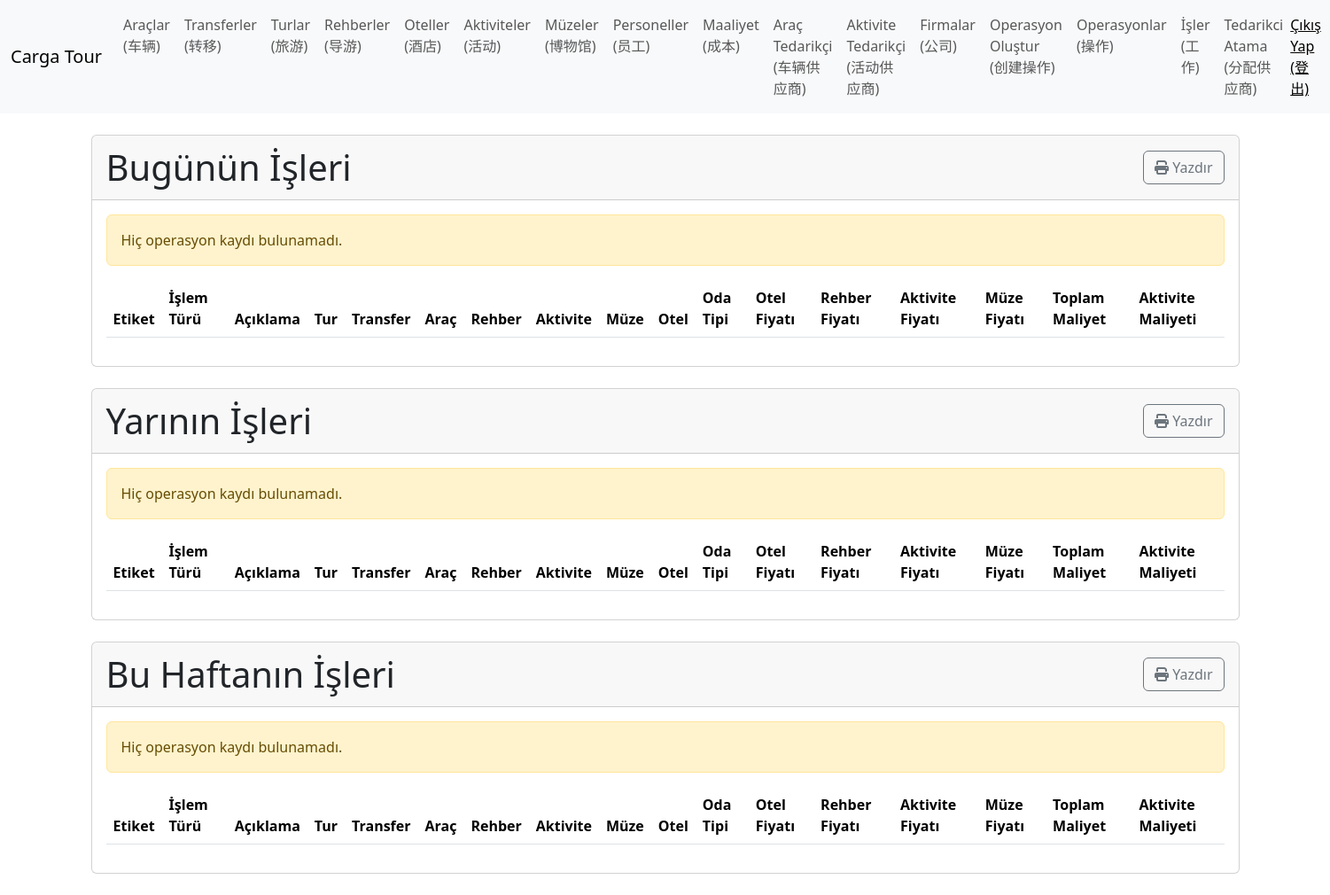
/index/ (signed in), run on an earlier commit of the app's database.
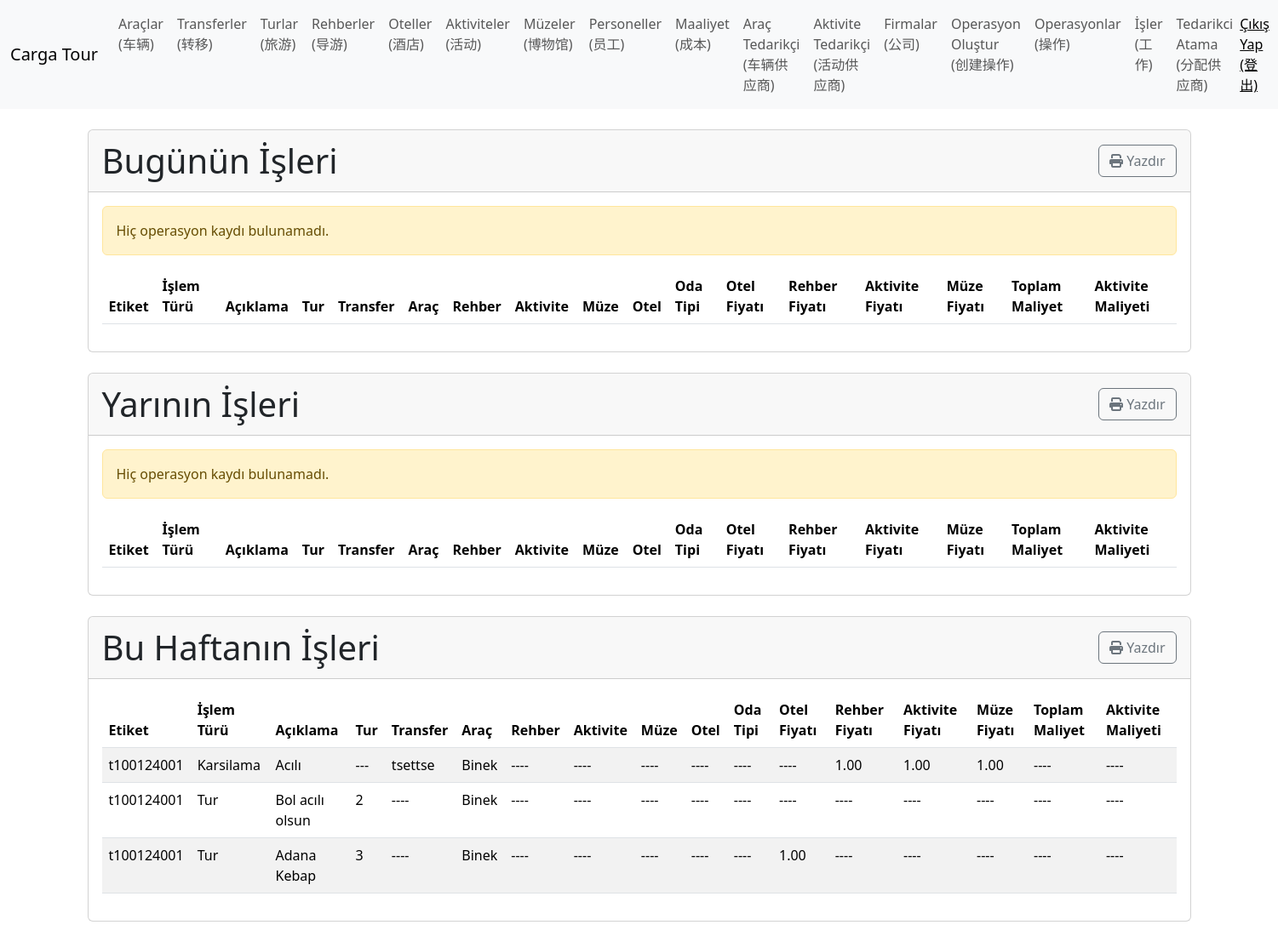
And on a later commit of the database.
### TourManager/models.py (models this page shows, shortened)
class OperationItem(models.Model):
    OPERATIONSTYPE_CHOICES = (
        ('Karsilama', 'Karşılama (迎接)'),
        ('Ugurlama', 'Uğurlama (送别)'),
        ('Tur', 'Tur (旅游)'),
        ('Arac', 'Araç (车辆)'),
        ('Aktivite', 'Aktivite (活动)'),
        ('Muze', 'Müze (博物馆)'),
        ('Otel', 'Otel (酒店)'),
        ('Rehber', 'Rehber (导游)'),
        ('Aracli Rehber', 'Araçlı Rehber (带车导游)'),
        ('Serbest Zaman', 'Serbest Zaman (自由时间)'),
    )
    ROOMTYPE_CHOICES = (
        ('Tek', 'Tek (单人)'),
        ('Cift', 'Çift (双人)'),
        ('Uc', 'Üç (三人)'),
    )
    company = models.ForeignKey(Sirket, verbose_name="Şirket (公司)", on_delete=models.CASCADE)
    day = models.ForeignKey(OperationDay, verbose_name="Gün (日)", on_delete=models.CASCADE)
    operation_type = models.CharField(max_length=20, choices=OPERATIONSTYPE_CHOICES, verbose_name="İşlem Türü (操作类型)")
    description = models.CharField(max_length=255, blank=True, null=True, verbose_name="Açıklama (描述)")
    tour = models.ForeignKey(Tour, blank=True, null=True, on_delete=models.CASCADE, verbose_name="Tur (旅游)")
    transfer = models.ForeignKey(Transfer, blank=True, null=True, on_delete=models.CASCADE, verbose_name="Transfer (转移)")
    vehicle = models.ForeignKey(Vehicle, blank=True, null=True, on_delete=models.CASCADE, verbose_name="Araç (车辆)")
    guide = models.ForeignKey(Guide, blank=True, null=True, on_delete=models.CASCADE, verbose_name="Rehber (导游)")
    activity = models.ForeignKey(Activity, blank=True, null=True, on_delete=models.CASCADE, verbose_name="Aktivite (活动)")
    museum = models.ForeignKey(Museum, blank=True, null=True, on_delete=models.CASCADE, verbose_name="Müze (博物馆)")
    hotel = models.ForeignKey(Hotel, blank=True, null=True, on_delete=models.CASCADE, verbose_name="Otel (酒店)")
    room_type = models.CharField(max_length=20, choices=ROOMTYPE_CHOICES, blank=True, null=True, verbose_name="Oda Türü (房间类型)")
    hotel_price = models.DecimalField(max_digits=10, decimal_places=2, default=0, verbose_name="Otel Ücreti (酒店价格)")
    guide_price = models.DecimalField(max_digits=10, decimal_places=2, default=0, verbose_name="Rehber Ücreti (导游费)")
    activity_price = models.DecimalField(max_digits=10, decimal_places=2, default=0, verbose_name="Aktivite Ücreti (活动费)")
    museym_price = models.DecimalField(max_digits=10, decimal_places=2, default=0, verbose_name="Müze Ücreti (博物馆费用)")
    cost = models.ForeignKey(Cost, blank=True, null=True, on_delete=models.CASCADE, verbose_name="Araç Tedarikçi (车辆供应商)")
    activity_cost = models.ForeignKey(ActivityCost, blank=True, null=True, on_delete=models.CASCADE, verbose_name="Aktivite Tedarikçi (活动供应商)")

class OperationDay(models.Model):
    company = models.ForeignKey(Sirket, verbose_name="Şirket (公司)", on_delete=models.CASCADE)
    operation = models.ForeignKey(Operation, verbose_name="Operasyon (操作)", on_delete=models.CASCADE)
    date = models.DateField(verbose_name="Tarih (日期)")

class Operation(models.Model):
    CURRENCY_CHOICES = (
        ('TL', 'TL (土耳其里拉)'),
        ('USD', 'USD (美元)'),
        ('EUR', 'EUR (欧元)'),
    )
    company = models.ForeignKey(Sirket, verbose_name="Şirket (公司)", on_delete=models.CASCADE)
    selling_staff = models.ForeignKey(Personel, verbose_name="Satan Personel (销售人员)", related_name="Satan", on_delete=models.CASCADE, blank=True, null=True)
    follow_staff = models.ForeignKey(Personel, verbose_name="Takip Eden Personel (跟进员工)", related_name="Takip", on_delete=models.CASCADE)
    buyer_company = models.ForeignKey(BuyerCompany, verbose_name="Alıcı Firma (买方公司)", related_name="Alıcı", on_delete=models.CASCADE)
    start = models.DateField(verbose_name="Başlama Tarihi (开始日期)")
    finish = models.DateField(verbose_name="Bitiş Tarihi (结束日期)")
    create_date = models.DateTimeField(verbose_name="Oluşturulma Tarihi (创建日期)", auto_now=False, auto_now_add=True)
    update_date = models.DateTimeField(verbose_name="Güncelleme Tarihi (更新日期)", auto_now=True, auto_now_add=False)
    passenger_info = models.TextField(verbose_name="Yolcu Bilgileri (乘客信息)")
    ticket = models.CharField(verbose_name="Etiket (标签)", unique=True, max_length=50, blank=True, null=True)
    sales_price = models.DecimalField(verbose_name="Satış Fiyatı (销售价格)", max_digits=10, decimal_places=2, default=0)
    currency = models.CharField(max_length=3, choices=CURRENCY_CHOICES, verbose_name="Para Birimi (货币)", default="USD")
    number_passengers = models.PositiveIntegerField(verbose_name="Yolcu Sayısı (乘客数量)", default=1)

class Transfer(models.Model):
    company=models.ForeignKey(Sirket, verbose_name="Sirket", on_delete=models.CASCADE)
    route = models.CharField(verbose_name="Güzergah", max_length=155)
    def __str__(self):
        return self.route

class Vehicle(models.Model):
    company=models.ForeignKey(Sirket, verbose_name="Sirket", on_delete=models.CASCADE)
    vehicle = models.CharField(verbose_name="Araçlar", max_length=155)
    capacity = models.PositiveIntegerField(verbose_name="Kapasite")
    def __str__(self):
        return self.vehicle

class Tour(models.Model):
    company=models.ForeignKey(Sirket, verbose_name="Sirket", on_delete=models.CASCADE)
    route = models.CharField(verbose_name="Güzergah", max_length=155)
    def __str__(self):
        return self.route

### TourManager/views.py (the view)
# urls.py: path('index/', index, name='index'),
def index(request):
    requestPersonel = Personel.objects.get(user=request.user)
    sirket = requestPersonel.company
    today = datetime.today()
    tomorrow = today + timedelta(days=1)
    start_of_week = today - timedelta(days=today.weekday())  # Monday
    end_of_week = start_of_week + timedelta(days=6)  # Sunday
    today_jobs = OperationItem.objects.filter(company=sirket, day__date=today)
    tomorrow_jobs = OperationItem.objects.filter(company=sirket, day__date=tomorrow)
    week_jobs = OperationItem.objects.filter(company=sirket, day__date__range=[start_of_week, end_of_week])
    context = {
        'today_jobs': today_jobs,
        'tomorrow_jobs': tomorrow_jobs,
        'week_jobs': week_jobs,
        'todaytitle': 'Bugünün İşleri',
        'tomorrowtitle': 'Yarının İşleri',
        'weektitle': 'Bu Haftanın İşleri',
        'title': 'İşler'
    }
    return render(request, 'tour/index.html', context)

### TourManager/templates/tour/index.html (shortened to what the changed rows need)
{% extends "tour/base.html" %}
{% block content %}
<div class="card my-4"  id="cardToday">
    <div class="card-header d-flex justify-content-between align-items-center">
        <h1 class="my-1">{{ todaytitle }}</h1>
    </div>
    <div class="card-body">
        <table class="table table-striped table-hover">
            <thead class="thead-dark">
                <tr>
                    <th>Etiket</th>
                    <th>İşlem Türü</th>
                    <th>Açıklama</th>
                    <th>Tur</th>
                    <th>Transfer</th>
                    <th>Araç</th>
                    <th>Rehber</th>
                    <th>Aktivite</th>
                    <th>Müze</th>
                    <th>Otel</th>
                    <th>Oda Tipi</th>
                    <th>Otel Fiyatı</th>
                    <th>Rehber Fiyatı</th>
                    <th>Aktivite Fiyatı</th>
                    <th>Müze Fiyatı</th>
                    <th>Toplam Maliyet</th>
                    <th>Aktivite Maliyeti</th>
                </tr>
            </thead>
        </table>
    </div>
</div>
<div class="card" id="cardTomorrow">
    <div class="card-header d-flex justify-content-between align-items-center">
        <h1 class="my-1">{{ tomorrowtitle }}</h1>
    </div>
    <div class="card-body">
        <table class="table table-striped table-hover">
            <thead class="thead-dark">
                <tr>
                    <th>Etiket</th>
                    <th>İşlem Türü</th>
                    <th>Açıklama</th>
                    <th>Tur</th>
                    <th>Transfer</th>
                    <th>Araç</th>
                    <th>Rehber</th>
                    <th>Aktivite</th>
                    <th>Müze</th>
                    <th>Otel</th>
                    <th>Oda Tipi</th>
                    <th>Otel Fiyatı</th>
                    <th>Rehber Fiyatı</th>
                    <th>Aktivite Fiyatı</th>
                    <th>Müze Fiyatı</th>
                    <th>Toplam Maliyet</th>
                    <th>Aktivite Maliyeti</th>
                </tr>
            </thead>
        </table>
    </div>
</div>
<div class="card my-4" id="cardWeek">
    <div class="card-header d-flex justify-content-between align-items-center">
        <h1 class="my-1">{{ weektitle }}</h1>
    </div>
    <div class="card-body">
        <table class="table table-striped table-hover">
            <thead class="thead-dark">
                <tr>
                    <th>Etiket</th>
                    <th>İşlem Türü</th>
                    <th>Açıklama</th>
                    <th>Tur</th>
                    <th>Transfer</th>
                    <th>Araç</th>
                    <th>Rehber</th>
                    <th>Aktivite</th>
                    <th>Müze</th>
                    <th>Otel</th>
                    <th>Oda Tipi</th>
                    <th>Otel Fiyatı</th>
                    <th>Rehber Fiyatı</th>
                    <th>Aktivite Fiyatı</th>
                    <th>Müze Fiyatı</th>
                    <th>Toplam Maliyet</th>
                    <th>Aktivite Maliyeti</th>
                </tr>
            </thead>
            <tbody>
                {% for today in week_jobs %}
                    {% include 'tour/partials/todayjobs.html' %}
                {% empty %}
                    <div class="alert alert-warning" role="alert">
                        Hiç operasyon kaydı bulunamadı.
                    </div>
                {% endfor %}
            </tbody>
        </table>
    </div>
</div>
{% endblock content %}

### TourManager/templates/tour/partials/todayjobs.html
        <tr>
            <td>{{ today.day.operation.ticket|default:"----" }}</td>
            <td>{{ today.operation_type|default:"----" }}</td>
            <td>{{ today.description|default:"----" }}</td>
            <td>{{ today.tour|default:"---" }}</td>
            <td>{{ today.transfer|default:"----" }}</td>
            <td>{{ today.vehicle|default:"----" }}</td>
            <td>{{ today.guide|default:"----" }}</td>
            <td>{{ today.activity|default:"----" }}</td>
            <td>{{ today.museum|default:"----" }}</td>
            <td>{{ today.hotel|default:"----" }}</td>
            <td>{{ today.room_type|default:"----" }}</td>
            {% if today.hotel_price == 0 %}
                <td>----</td>
            {% else %}
                <td>{{ today.hotel_price }}</td>
            {% endif %}
            {% if today.guide_price == 0 %}
                <td>----</td>
            {% else %}
                <td>{{ today.guide_price }}</td>
            {% endif %}
            {% if today.activity_price == 0 %}
                <td>----</td>
            {% else %}
                <td>{{ today.activity_price }}</td>
            {% endif %}
            {% if today.museym_price == 0 %}
                <td>----</td>
            {% else %}
                <td>{{ today.museym_price }}</td>
            {% endif %}
            <td>{{ today.cost|default:"----" }}</td>
            <td>{{ today.activity_cost|default:"----" }}</td>
        </tr>

What changed in the data, as far as the page shows it:
added OperationItem: day.operation.ticket "t100124001", operation_type "Karsilama", description "Acılı", tour "---", transfer "tsettse", vehicle "Binek", guide "----", activity "----", museum "----", hotel "----", room_type "----", guide_price "1.00", activity_price "1.00", museym_price "1.00", cost "----", activity_cost "----"
added OperationItem: day.operation.ticket "t100124001", operation_type "Tur", description "Bol acılı olsun", tour "2", transfer "----", vehicle "Binek", guide "----", activity "----", museum "----", hotel "----", room_type "----", cost "----", activity_cost "----"
added OperationItem: day.operation.ticket "t100124001", operation_type "Tur", description "Adana Kebap", tour "3", transfer "----", vehicle "Binek", guide "----", activity "----", museum "----", hotel "----", room_type "----", hotel_price "1.00", cost "----", activity_cost "----"
Also different on the page:
text no longer shown: "Hiç operasyon kaydı bulunamadı."
